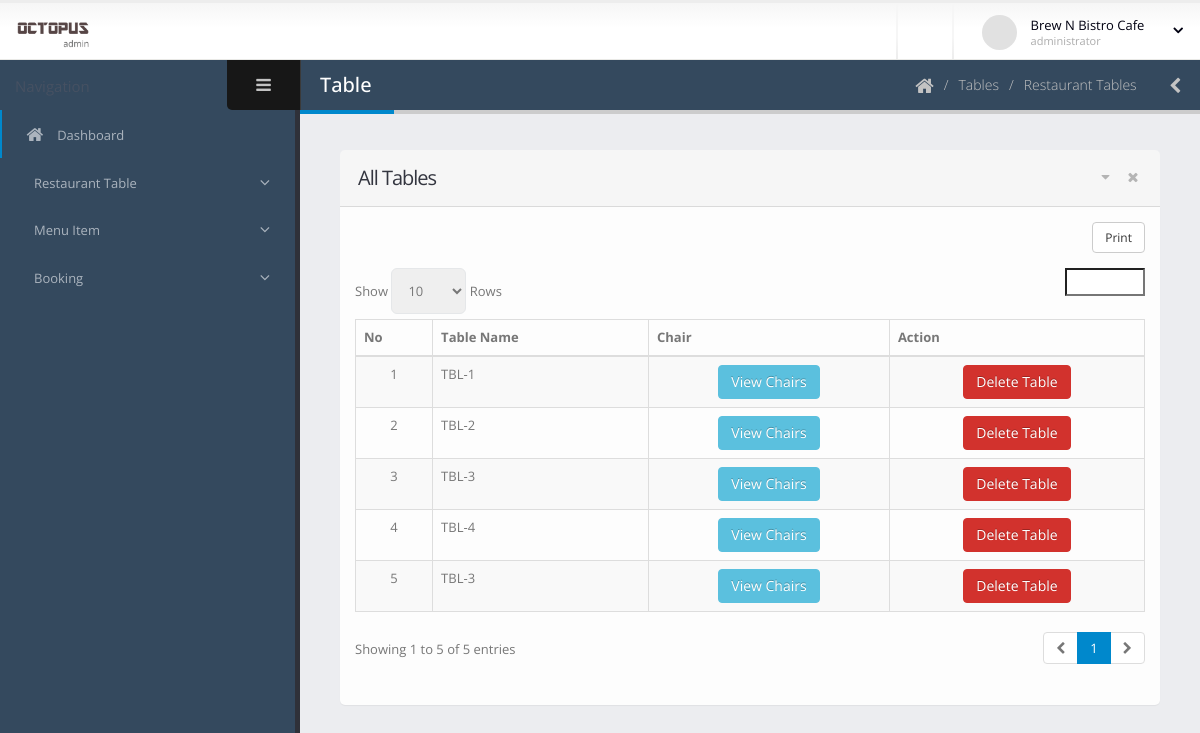
The page /dashboard/table-list.php (signed in) on the database its author committed.
### tables this page shows
CREATE TABLE `restaurant_tables` (
  `id` int(11) NOT NULL,
  `res_id` int(11) DEFAULT NULL,
  `table_name` varchar(100) DEFAULT NULL
);

### dashboard/table-list.php (the view, shortened to what this page needs)
<?php include 'template/header.php';
?>
	<body>
		<section class="body">
			<?php include 'template/top-bar.php'; ?>
			<div class="inner-wrapper">
				<?php include 'template/left-bar.php'; ?>
				<section role="main" class="content-body">
					<header class="page-header">
						<h2>Table</h2>
						<div class="right-wrapper pull-right">
							<ol class="breadcrumbs">
								<li>
									<a href="index.php">
										<i class="fa fa-home"></i>
									</a>
								</li>
								<li><span>Tables</span></li>
								<li><span>Restaurant Tables</span></li>
							</ol>
							<a class="sidebar-right-toggle" data-open="sidebar-right"><i class="fa fa-chevron-left"></i></a>
						</div>
					</header>
						<section class="panel">
							<header class="panel-heading">
								<div class="panel-actions">
									<a href="#" class="fa fa-caret-down"></a>
									<a href="#" class="fa fa-times"></a>
								</div>
								<h2 class="panel-title">All Tables</h2>
							</header>
							<div class="panel-body">
								<table class="table table-bordered table-striped mb-none" id="datatable-tabletools" data-swf-path="assets/vendor/jquery-datatables/extras/TableTools/swf/copy_csv_xls_pdf.swf">
									<thead>
										<tr>
											<th>No</th>
											<th>Table Name</th>
											<th class="hidden-phone">Chair</th>
											<th class="hidden-phone">Action</th>
										</tr>
									</thead>
									<tbody>
										<?php
										$count = 1;
										$con = connect();
										$res_id = $_SESSION['id'];
										$sql = "SELECT * FROM `restaurant_tables` WHERE res_id = '$res_id' ;";
										$result = $con->query($sql);
										foreach ($result as $r) {
										?>
										<tr class="gradeX">
											<td class="center hidden-phone"><?php echo $count; ?></td>
											<td><?php echo $r['table_name']; ?></td>
											<td class="center hidden-phone">
												<a href="view-chair-list.php?table_id=<?php echo $r['id']; ?>" class="btn btn-info"  onclick="if (!Done()) return false; ">View Chairs</a>
											</td>
											<td class="center hidden-phone">
												<a href="delete-table.php?table_id=<?php echo $r['id']; ?>" class="btn btn-danger"  onclick="if (!Done()) return false; ">Delete Table</a>
											</td>
										</tr>
										<?php $count++; } ?>
									</tbody>
								</table>
							</div>
						</section>
				</section>
			</div>
		</section>
	</body>
</html>

### dashboard/assets/stylesheets/skins/default.css (style rules this page uses)
a, .btn-link { color: #0088cc; }
body .btn-danger { color: #ffffff; text-shadow: 0 -1px 0 rgba(0, 0, 0, 0.25); background-color: #d2322d; border-color: #d2322d; }
body .btn-info { color: #ffffff; text-shadow: 0 -1px 0 rgba(0, 0, 0, 0.25); background-color: #5bc0de; border-color: #5bc0de; }
.page-header h2 { border-bottom-color: #0088cc; }

### rows shown on the page
restaurant_tables: table_name "TBL-1"
restaurant_tables: table_name "TBL-2"
restaurant_tables: table_name "TBL-3"
restaurant_tables: table_name "TBL-4"
restaurant_tables: table_name "TBL-3"

### other values the page prints
$_SESSION['name'] "Brew N Bistro Cafe"
